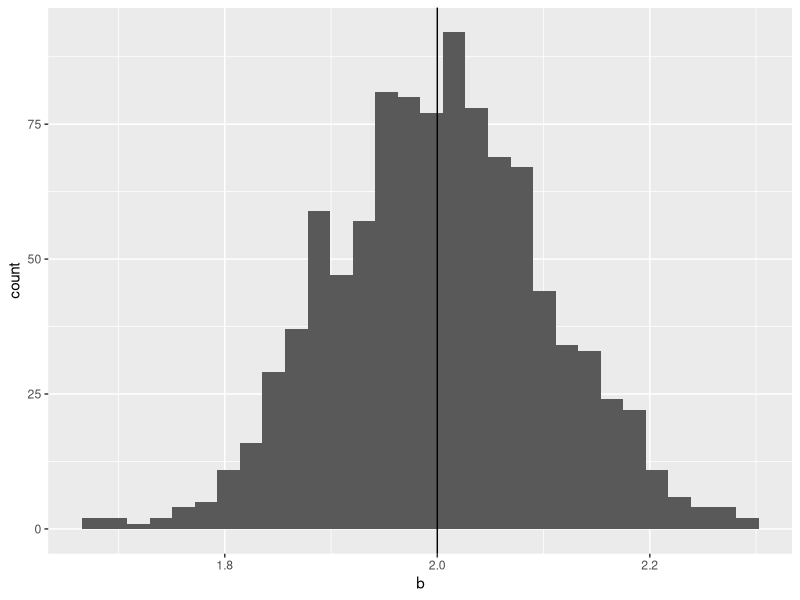
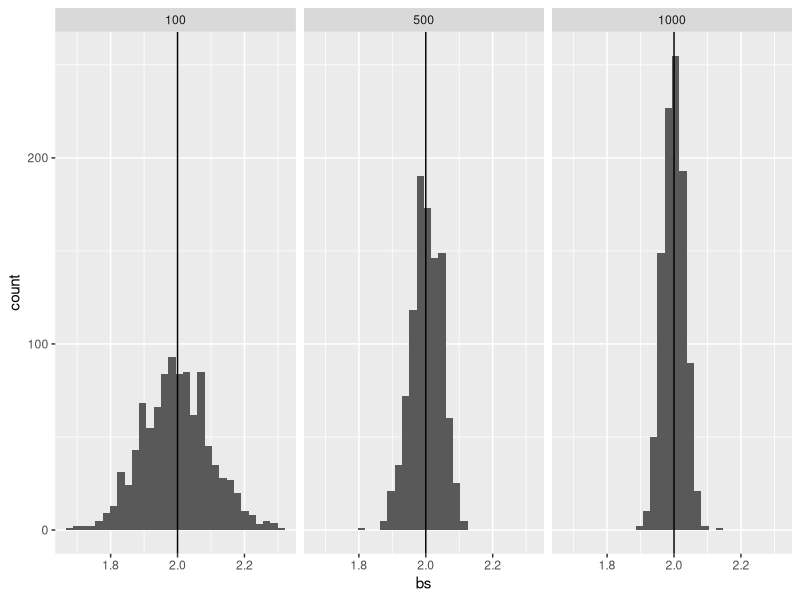

Write the R code that produced these figures, in order.
## ----r setup, include=FALSE---------------------------------------------------
knitr::knit_hooks$set(purl = knitr::hook_purl)
knitr::opts_chunk$set(echo = TRUE)

## ----r------------------------------------------------------------------------
library(tidyverse)
b <- rep(0,100)
for (i in 1:1000) {
  x <- rnorm(100)
  e <- rnorm(100)
  y <- 1 + 2*x + e
  b[i] <- lm(y ~ x)$coef[2]
}
ggplot() + geom_histogram(aes(b)) + geom_vline(xintercept=2)

## ----r------------------------------------------------------------------------
runreg <- function(n) {
  x <- rnorm(n)
  y <- 1 + 2*x + rnorm(n)
  b <- lm(y ~ x)$coef[2]
}
b1 <- rep(0,1000)
b2 <- b1
b3 <- b1
for (i in 1:1000) {
  b1[i] <- runreg(100)
  b2[i] <- runreg(500)
  b3[i] <- runreg(1000)
}
bs <- c(b1, b2, b3)
n <- c(rep(100, 1000), rep(500, 1000), rep(1000, 1000))
df <- data.frame(bs, n)
ggplot(df, aes(bs)) + 
  geom_histogram() + geom_vline(xintercept=2) + facet_wrap(n ~ .)

## ----r------------------------------------------------------------------------
galt <- read_csv("galton.csv")
summary(galt)

## ----r------------------------------------------------------------------------
galton_model <- lm(child ~ parent, data=galt)
summary(galton_model)

